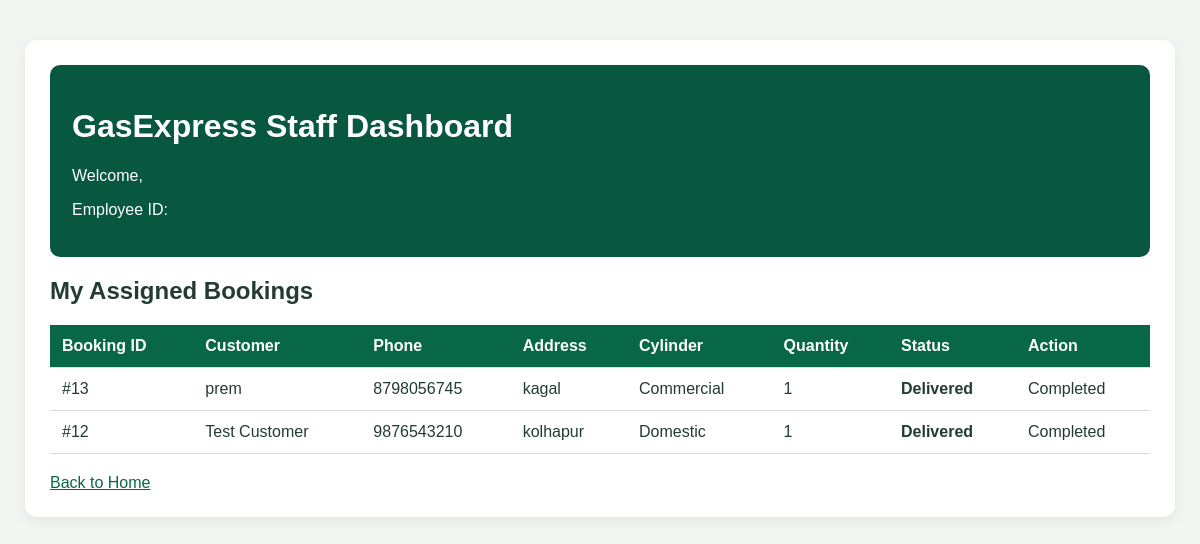
Screenshot of /staff-dashboard/ (signed in) with the database file from the repository.
### delivery/models.py (models this page shows, shortened)
class CylinderBooking(models.Model):
    STATUS_CHOICES = [
        ("Pending", "Pending"),
        ("Confirmed", "Confirmed"),
        ("Delivered", "Delivered"),
    ]
    user = models.ForeignKey(
        settings.AUTH_USER_MODEL,
        on_delete=models.SET_NULL,
        null=True,
        blank=True
    )
    delivery_staff = models.ForeignKey(
        "DeliveryStaff",
        on_delete=models.SET_NULL,
        null=True,
        blank=True,
        related_name="bookings"
    )
    customer_name = models.CharField(max_length=100)
    phone = models.CharField(max_length=15)
    address = models.TextField()
    cylinder_type = models.CharField(
        max_length=20,
        default="Domestic"
    )
    quantity = models.PositiveIntegerField(default=1)
    booking_date = models.DateTimeField(auto_now_add=True)
    status = models.CharField(
        max_length=20,
        choices=STATUS_CHOICES,
        default="Pending"
    )

### delivery/views.py (the view, shortened to what this page needs)
@login_required(login_url="login")
def staff_dashboard(request):
    delivery_staff = DeliveryStaff.objects.filter(
        user=request.user,
        is_active=True
    ).first()
    bookings = CylinderBooking.objects.filter(
        delivery_staff=delivery_staff
    ).order_by("-booking_date")
    return render(
        request,
        "delivery/staff_dashboard.html",
        {
            "delivery_staff": delivery_staff,
            "bookings": bookings
        }
    )

### delivery/templates/delivery/staff_dashboard.html (shortened to what this page needs)
<!DOCTYPE html>
<html lang="en">
<head>
</head>
<body>
<div class="container">
    <header>
        <h1>GasExpress Staff Dashboard</h1>
        <p>Welcome, {{ staff.name }}</p>
        <p>Employee ID: {{ staff.employee_id }}</p>
    </header>
    <h2>My Assigned Bookings</h2>
    {% if bookings %}
        <div class="table-wrap">
            <table>
                <thead>
                    <tr>
                        <th>Booking ID</th>
                        <th>Customer</th>
                        <th>Phone</th>
                        <th>Address</th>
                        <th>Cylinder</th>
                        <th>Quantity</th>
                        <th>Status</th>
                        <th>Action</th>
                    </tr>
                </thead>
                <tbody>
                    {% for booking in bookings %}
                    <tr>
                        <td>#{{ booking.id }}</td>
                        <td>{{ booking.customer_name }}</td>
                        <td>{{ booking.phone }}</td>
                        <td>{{ booking.address }}</td>
                        <td>{{ booking.cylinder_type }}</td>
                        <td>{{ booking.quantity }}</td>
                        <td class="status">{{ booking.status }}</td>
                        <td>
                            {% if booking.status == "Pending" %}
                                <form method="POST"
                                      action="{% url 'staff_update_booking_status' booking.id %}">
                                    {% csrf_token %}
                                    <input type="hidden" name="status" value="Confirmed">
                                    <button type="submit">Confirm</button>
                                </form>
                            {% else %}
                                Completed
                            {% endif %}
                        </td>
                    </tr>
                    {% endfor %}
                </tbody>
            </table>
        </div>
    {% else %}
        <p>No bookings have been assigned to this staff account yet.</p>
    {% endif %}
    <a class="back" href="{% url 'home' %}">Back to Home</a>
</div>
</body>
</html>

### delivery/templates/delivery/staff_dashboard.html (style rules this page uses)
body { font-family: Arial, sans-serif; background: #f1f6f3; color: #243b32; margin: 0; padding: 20px; }
.container { max-width: 1100px; margin: 20px auto; background: white; padding: 25px; border-radius: 12px; box-shadow: 0 4px 15px #0001; }
header { background: #07583f; color: white; padding: 22px; border-radius: 10px; margin-bottom: 20px; }
table { width: 100%; border-collapse: collapse; overflow-wrap: anywhere; }
th, td { padding: 12px; text-align: left; border-bottom: 1px solid #ddd; }
th { background: #086746; color: white; }
.status { font-weight: bold; }
.back { display: inline-block; margin-top: 20px; color: #086746; }
.table-wrap { overflow-x: auto; }

### rows the page displays
CylinderBooking: id "13", customer_name "prem", phone "8798056745", address "kagal", cylinder_type "Commercial", quantity "1", status "Delivered", shows "Completed"
CylinderBooking: id "12", customer_name "Test Customer", phone "9876543210", address "kolhapur", cylinder_type "Domestic", quantity "1", status "Delivered", shows "Completed"
